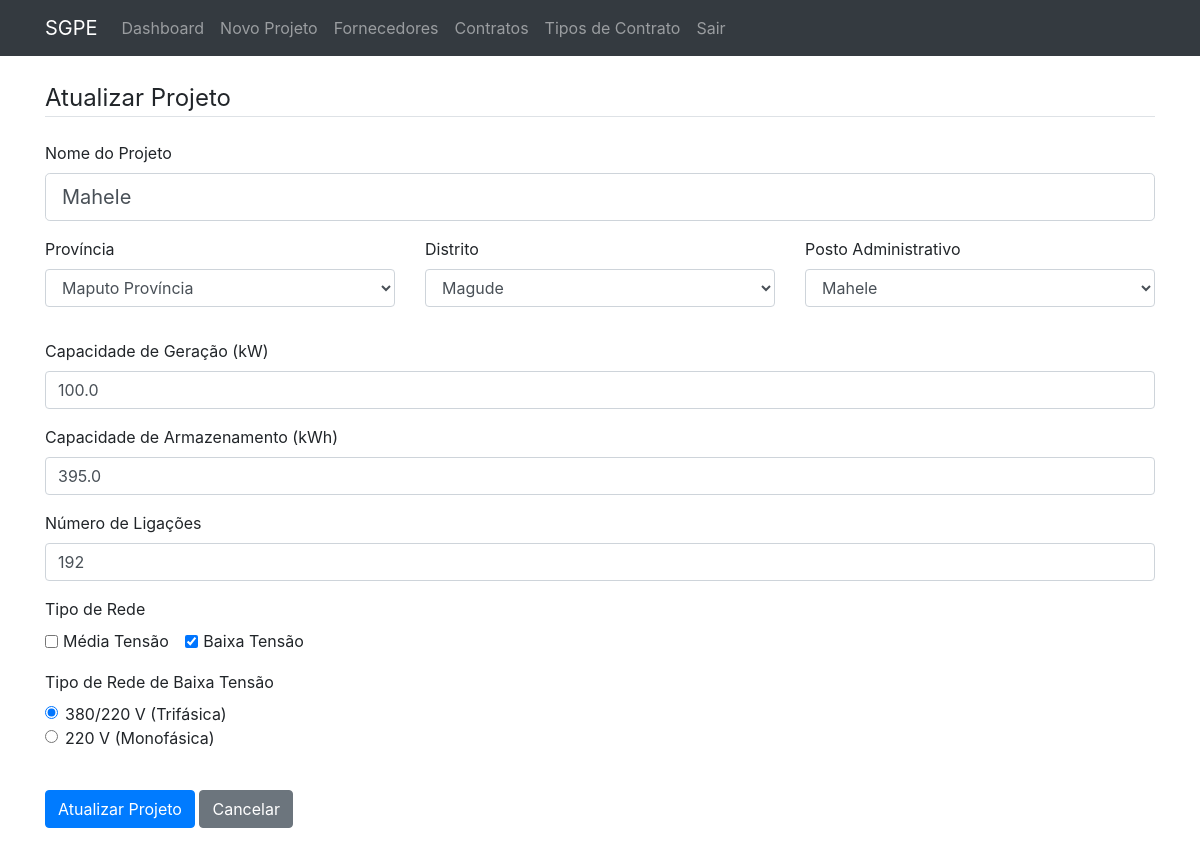
The app's page /project/3/update (signed in) with its own data.
### sgpe/models.py (models this page shows, shortened)
class Project(db.Model):
    id = db.Column(db.Integer, primary_key=True)
    name = db.Column(db.String(100), nullable=False)
    description = db.Column(db.Text, nullable=True)
    location_province = db.Column(db.String(50), nullable=False)
    location_district = db.Column(db.String(50), nullable=False)
    location_admin_post = db.Column(db.String(50), nullable=False)
    generation_capacity_kW = db.Column(db.Float, nullable=False)
    storage_capacity_kWh = db.Column(db.Float, nullable=False)
    network_type = db.Column(db.String(100), nullable=True)
    mv_voltage_level = db.Column(db.String(20), nullable=True)
    lv_network_type = db.Column(db.String(20), nullable=True)
    num_connections = db.Column(db.Integer, nullable=False)
    date_posted = db.Column(db.DateTime, nullable=False, default=datetime.utcnow)
    user_id = db.Column(db.Integer, db.ForeignKey('user.id'), nullable=False)
    contracts = db.relationship(
        'Contract',
        secondary=contract_projects,
        back_populates='projects'
    )

### sgpe/main/routes.py (the view)
@main.route("/project/<int:project_id>/update", methods=['GET', 'POST'])
@login_required
def update_project(project_id):
    project = Project.query.get_or_404(project_id)
    if not current_user.is_admin:
        flash('Não tem permissão para executar esta ação.', 'danger')
        return redirect(url_for('main.home'))
    form = ProjectForm()
    form.submit.label.text = 'Atualizar Projeto' # Altera o rótulo do botão
    form.location_province.choices = [('', 'Selecione a Província')] + [(p, p) for p in LOCATIONS.keys()]
    if request.method == 'POST':
        province = request.form.get('location_province')
        district = request.form.get('location_district')
    else: # GET
        province = project.location_province
        district = project.location_district
    form.location_district.choices = [('', 'Selecione o Distrito')]
    if province and province in LOCATIONS:
        form.location_district.choices.extend([(d, d) for d in LOCATIONS[province].keys()])
    form.location_admin_post.choices = [('', 'Selecione o Posto Administrativo')]
    if province and district and district in LOCATIONS.get(province, {}):
        form.location_admin_post.choices.extend([(p, p) for p in LOCATIONS[province][district]])
    if form.validate_on_submit():
        project.name = form.name.data
        project.location_province = form.location_province.data
        project.location_district = form.location_district.data
        project.location_admin_post = form.location_admin_post.data
        project.generation_capacity_kW = form.generation_capacity_kW.data
        project.storage_capacity_kWh = form.storage_capacity_kWh.data
        project.network_type = ", ".join(form.network_type.data)
        project.mv_voltage_level = form.mv_voltage_level.data if 'Média Tensão' in form.network_type.data else None
        project.lv_network_type = form.lv_network_type.data if 'Baixa Tensão' in form.network_type.data else None
        project.num_connections = form.num_connections.data
        db.session.commit()
        flash('O projeto foi atualizado com sucesso!', 'success')
        return redirect(url_for('main.project', project_id=project.id))
    elif request.method == 'GET':
        form.name.data = project.name
        form.location_province.data = project.location_province
        form.location_district.data = project.location_district
        form.location_admin_post.data = project.location_admin_post
        form.generation_capacity_kW.data = project.generation_capacity_kW
        form.storage_capacity_kWh.data = project.storage_capacity_kWh
        form.network_type.data = [item.strip() for item in project.network_type.split(',')]
        form.mv_voltage_level.data = project.mv_voltage_level
        form.lv_network_type.data = project.lv_network_type
        form.num_connections.data = project.num_connections
    return render_template('create_project.html', title='Atualizar Projeto',
                           form=form, legend='Atualizar Projeto', project_id=project_id)

### sgpe/__init__.py (called while the page is built)
def create_app(config_name):
    app = Flask(__name__, template_folder='../templates', static_folder='../static')
    app.config.from_object(config[config_name])
    config[config_name].init_app(app)
    db.init_app(app)
    bcrypt.init_app(app)
    login_manager.init_app(app)
    from sgpe.models import User
    @login_manager.user_loader
    def load_user(user_id):
        return User.query.get(int(user_id))
    from sgpe.main.routes import main
    app.register_blueprint(main)
    return app

### templates/create_project.html (shortened to what this page needs)
{% extends "layout.html" %}
{% block content %}
    <div class="content-section">
        <form method="POST" action="">
            <fieldset class="form-group">
                <legend class="border-bottom mb-4">{{ legend }}</legend>
                <div class="form-group mb-3">
                    {{ form.name.label(class="form-control-label") }}
                    {% if form.name.errors %}
                        {{ form.name(class="form-control form-control-lg is-invalid") }}
                        <div class="invalid-feedback">
                            {% for error in form.name.errors %}
                                <span>{{ error }}</span>
                            {% endfor %}
                        </div>
                    {% else %}
                        {{ form.name(class="form-control form-control-lg") }}
                    {% endif %}
                </div>
                <div class="row mb-3">
                    <div class="col-md-4">
                        <div class="form-group">
                            {{ form.location_province.label(class="form-control-label") }}
                            {{ form.location_province(class="form-control", id="province") }}
                        </div>
                    </div>
                    <div class="col-md-4">
                        <div class="form-group">
                            {{ form.location_district.label(class="form-control-label") }}
                            {{ form.location_district(class="form-control", id="district") }}
                        </div>
                    </div>
                    <div class="col-md-4">
                        <div class="form-group">
                            {{ form.location_admin_post.label(class="form-control-label") }}
                            {{ form.location_admin_post(class="form-control", id="admin_post") }}
                        </div>
                    </div>
                </div>
                <div class="form-group mb-3">
                    {{ form.generation_capacity_kW.label(class="form-control-label") }}
                    {{ form.generation_capacity_kW(class="form-control") }}
                </div>
                <div class="form-group mb-3">
                    {{ form.storage_capacity_kWh.label(class="form-control-label") }}
                    {{ form.storage_capacity_kWh(class="form-control") }}
                </div>
                <div class="form-group mb-3">
                    {{ form.num_connections.label(class="form-control-label") }}
                    {{ form.num_connections(class="form-control") }}
                </div>
                <div class="form-group mb-3">
                    {{ form.network_type.label(class="form-control-label d-block mb-2") }}
                    {% for subfield in form.network_type %}
                        <div class="form-check form-check-inline">
                            {{ subfield(class="form-check-input") }}
                            {{ subfield.label(class="form-check-label") }}
                        </div>
                    {% endfor %}
                </div>
                <div id="lv_network_type_field" class="form-group mb-3" style="display: none;">
                    {{ form.lv_network_type.label(class="form-control-label d-block mb-2") }}
                     {% for subfield in form.lv_network_type %}
                        <div class="form-check">
                            {{ subfield(class="form-check-input") }}
                            {{ subfield.label(class="form-check-label") }}
                        </div>
                    {% endfor %}
                </div>
            </fieldset>
            <div class="form-group mt-4">
                {{ form.submit(class="btn btn-primary") }}
                {% if legend == 'Atualizar Projeto' %}
                    <a href="{{ url_for('main.project', project_id=project_id) }}" class="btn btn-secondary">Cancelar</a>
                {% endif %}
            </div>
        </form>
    </div>
{% endblock content %}

### records on screen
Project: name "Mahele", location_province "Maputo Província", location_district "Magude", location_admin_post "Mahele", generation_capacity_kW "100.0", storage_capacity_kWh "395.0", num_connections "192"

### other values on screen
{{ legend }} "Atualizar Projeto"
{{ subfield.label(class="form-check-label") }} "Média Tensão" "Baixa Tensão"
{{ subfield.label(class="form-check-label") }} "380/220 V (Trifásica)" "220 V (Monofásica)"
